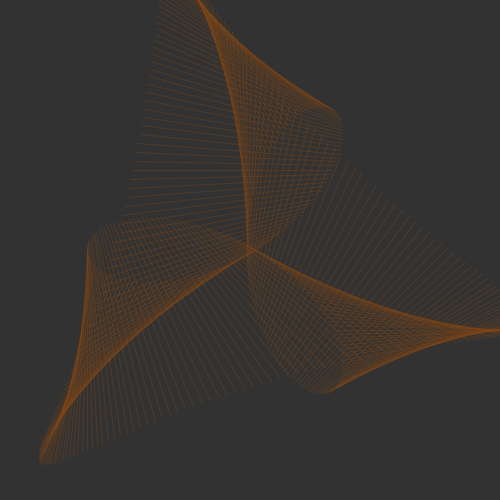
Frame 1 (no input)
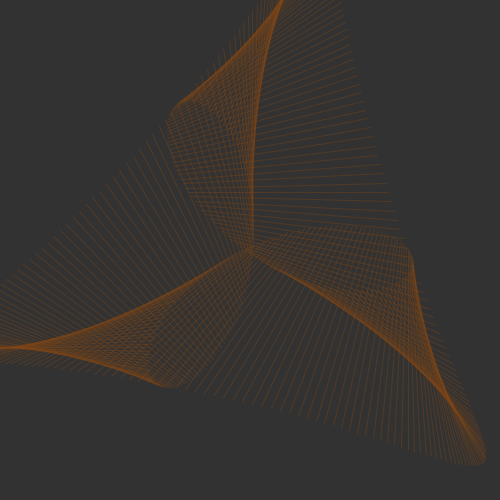
Frame 60 (the mouse pressed at the canvas centre just before this capture)
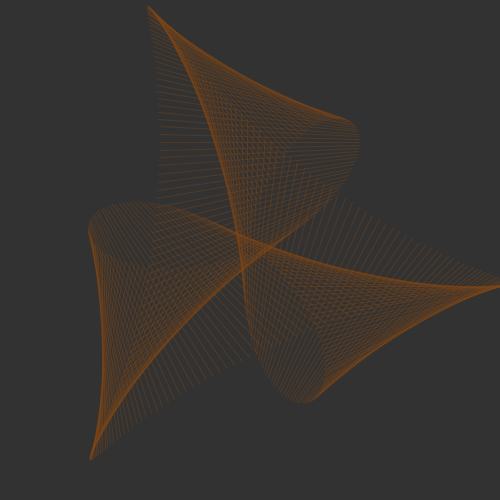
Frame 120 (the mouse held since frame 60 and released just before this capture)

The Processing sketch that drew these frames (run headless with seeded random() and noise(); from frame 60 on, the mouse is pressed at the canvas centre):

// Processing sketch: processing_132242
// ── processing_132242.pde

int nFrames = 256;
float phasor = 0.0;
float phasorInc = 1.0 / (float) nFrames;
ArrayList lineSegments;
boolean recordOn = true;

void setup() {
  size(500, 500);
  background(255);
  smooth();
  lineSegments = new ArrayList();
  int nLines = 256;
 
  for (int i = 0; i < nLines; i++) {
    PVector v = getVCoordinates(width / 2, height / 2, width / 6, (float) i / (int) nLines * TWO_PI * 2);
    lineSegments.add(new LineSegment(v.x, v.y, 200, (float) i / (float) nLines * TWO_PI * -1));
  }
}
 
void draw() {
  // Fade last frame
  noStroke();
  background(50);
   
  // Draw lines
  stroke(129, 69, 19, 96);
  strokeWeight(1);
 
  int lsSize = lineSegments.size();
 
  for (int i = 0; i < lsSize; i++) {
    pushMatrix();
    float xOffset = 80.0 * (sin(((float) i / (float) lsSize + phasor) * TWO_PI));
    float yOffset = 80.0 * (cos(((float) i / (float) lsSize + phasor) * TWO_PI));
   translate(xOffset, yOffset);
     
    LineSegment thisLineSeg = (LineSegment) lineSegments.get(i);
    thisLineSeg.update();
    popMatrix();
  }
     
  updatePhasor();
}
 
void updatePhasor() {
  phasor += phasorInc;
   
  if (phasor >= 1.0) {
    phasor -= 1.0;
  }
}
 
class LineSegment {
  float x, y, d, a;  // x position, y position, distance, angle
   
  LineSegment(float x_, float y_, float d_, float a_) {
    x = x_;
    y = y_;
    d = d_;
    a = a_;
  }
   
  void update() {
    float a1 = a + phasor * TWO_PI;
    float x1 = x + d * cos(a1);
    float y1 = y + d * sin(a1);
    line(x, y, x1, y1);
  }
}

PVector getVCoordinates(float x, float y, float d, float a) {
  return new PVector(x + d * cos(a), y + d * sin(a));
}
